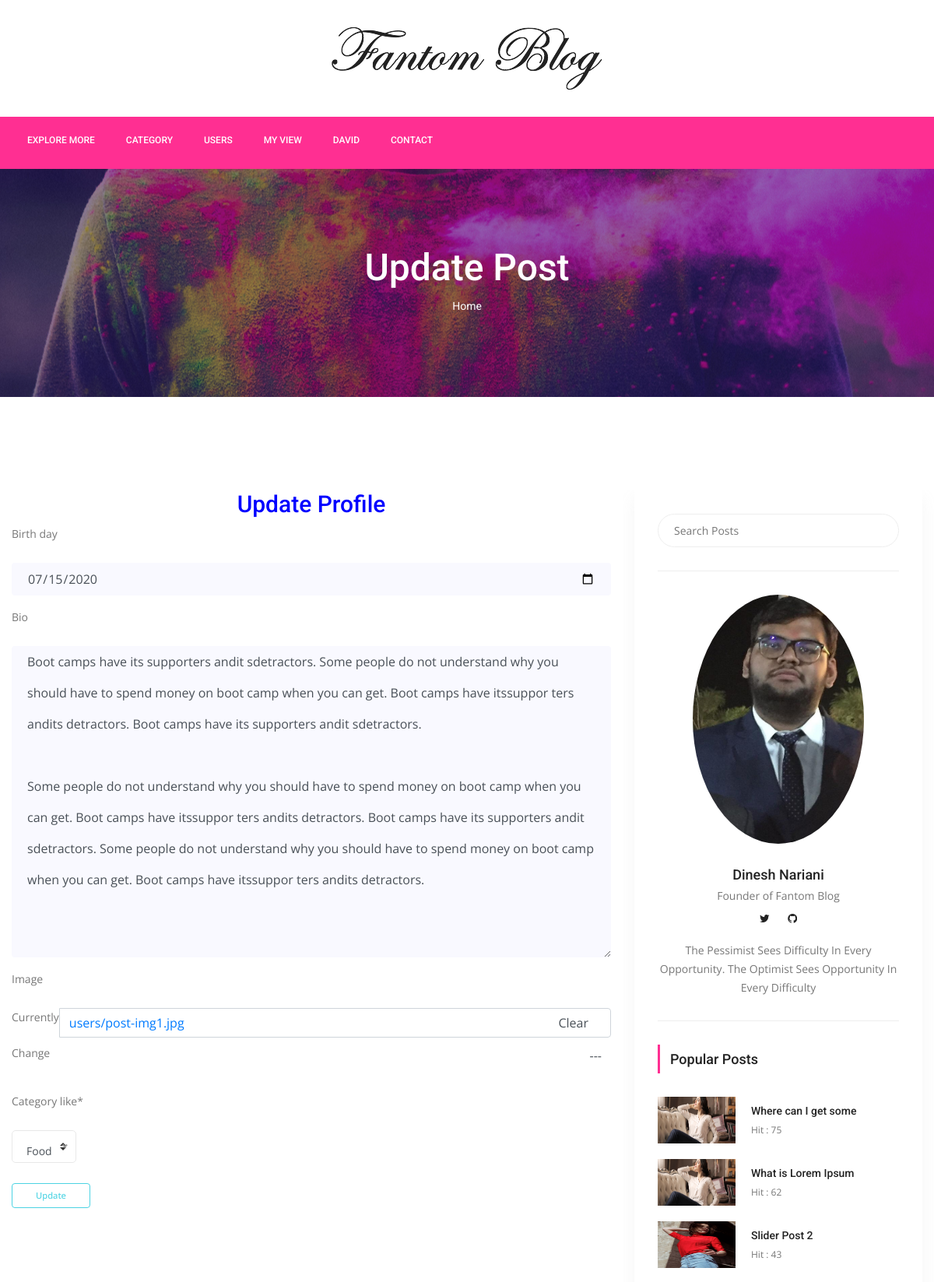
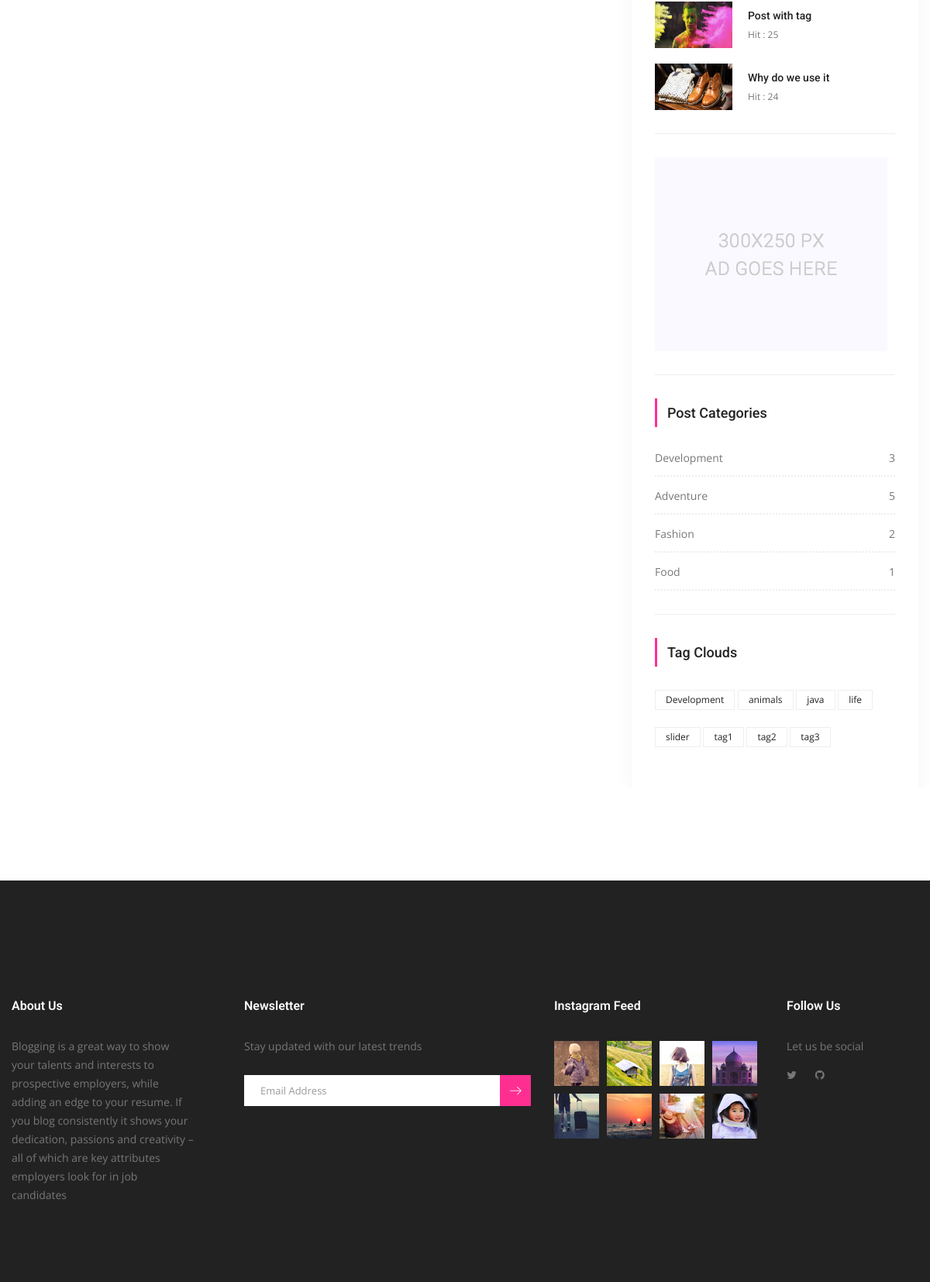
The page /users/update-profile/david/ (signed in) on the database its author committed (2 pictures, top to bottom).
### users/models.py (models this page shows, shortened)
class UserProfile(models.Model):
    user = models.OneToOneField(settings.AUTH_USER_MODEL, on_delete=models.CASCADE)
    birth_day = models.DateField(null=True, blank=True)
    bio = models.TextField(max_length=1000, blank=True)
    image = models.ImageField(blank=True, null=True, default='person-icon-blue-7560.png', upload_to='users')
    slug = models.SlugField(editable=False)
    category_like = models.ManyToManyField(Category, default="food")

### posts/models.py (models this page shows, shortened)
class Post(models.Model):
    title = models.CharField(max_length=150)
    content = models.TextField()
    publishing_date = models.DateTimeField(auto_now_add=True)
    image = models.ImageField(blank=True, null=True, upload_to='uploads/')
    user = models.ForeignKey(settings.AUTH_USER_MODEL, on_delete=models.CASCADE)
    slug = models.SlugField(default="slug", editable=False)
    category = models.ForeignKey(Category, on_delete=models.CASCADE, default=1, related_name="posts")
    tag = models.ManyToManyField(Tag, related_name="posts", blank=True)
    slider_post = models.BooleanField(default=False)
    hit = models.PositiveIntegerField(default=0)

class Category(models.Model):
    title = models.CharField(max_length=150)
    slug = models.SlugField(editable=False)
    def __str__(self):
        return self.title
    def post_count(self):
        return self.posts.all().count()

class Tag(models.Model):
    title = models.CharField(max_length=50)
    slug = models.SlugField(editable=False)
    def __str__(self):
        return self.title

### users/views.py (the view, shortened to what this page needs)
# urls.py: path('update-profile/<slug:slug>/',UserProfileUpdateView.as_view(),name="update_profile"),
@method_decorator(login_required(login_url='/users/login'), name="dispatch")
class UserProfileUpdateView(SuccessMessageMixin, UpdateView):
    model = UserProfile
    template_name = 'users/profile-update.html'
    form_class = UserProfileForm
    success_message = "Your Profile Has Been Updated!!!"
    def get(self, request, *args, **kwargs):
        self.object = self.get_object()
        if self.object.user != request.user:
            return HttpResponseRedirect('/')
        return super(UserProfileUpdateView, self).get(request, *args, **kwargs)

### users/forms.py
class UserProfileForm(forms.ModelForm):
    def __init__(self, *args, **kwargs):
        super(UserProfileForm, self).__init__(*args, **kwargs)
        self.helper = FormHelper()
        self.helper.form_method = 'post'
        self.helper.field_class = 'mt-10'
        self.helper.layout = Layout(
            Field("birth_day", css_class="single-input"),
            Field("bio", css_class="single-input"),
            Field("image", css_class="clearablefileinput form-control"),
            Field("category_like", css_class='checkbox-primary'),
        )
        self.helper.add_input(Submit('submit', 'Update', css_class="genric-btn success-border medium"))
    class Meta:
        model = UserProfile
        fields = ('birth_day', 'bio', 'image','category_like')
        widgets = {
            'birth_day': forms.DateInput(attrs={'type': 'date'}),
        }

### posts/templatetags/custom_tags.py (called while the page is built)
@register.simple_tag(name="categories")
def all_categories():
    return Category.objects.all()

@register.simple_tag(name="tags")
def all_tags():
    return Tag.objects.all()

@register.simple_tag(name="hit_posts")
def hit_posts():
    return Post.objects.order_by('-hit')[:5]

### templates/users/profile-update.html
{% extends 'base.html' %}
{% load static %}
{% load crispy_forms_tags %}
{% block content %}
        <section class="banner_area">
            <div class="banner_inner d-flex align-items-center">
            	<div class="overlay bg-parallax" data-stellar-ratio="0.9" data-stellar-vertical-offset="0" data-background=""></div>
				<div class="container">
					<div class="banner_content text-center">
						<h2>Update Post</h2>
						<div class="page_link">
							<a href="{% url 'posts:index' %}">Home</a>
						</div>
					</div>
				</div>
            </div>
        </section>
        <section class="blog_area p_120">
            <div class="container">
                <div class="row">
                    <div class="col-lg-8">
                        <h2 style="text-align:center;color:blue">Update Profile</h2>
                        <div class="blog_left_sidebar">
                            {% crispy form %}
                        </div>
                    </div>
                    {% include 'right_side.html' %}
                </div>
            </div>
        </section>
       {% endblock %}

### templates/base.html (shortened to what this page needs)
{% load static %}
{% load custom_tags %}
<!doctype html>
<html lang="en">
    <head>
        <link rel="stylesheet" href="{% static 'css/bootstrap.css' %}">
        <link rel="stylesheet" href="{% static 'vendors/linericon/style.css' %}">
        <link rel="stylesheet" href="{% static 'css/font-awesome.min.css' %}">
        <link rel="stylesheet" href="{% static 'vendors/owl-carousel/owl.carousel.min.css' %}">
        <link rel="stylesheet" href="{% static 'vendors/lightbox/simpleLightbox.css' %}'">
        <link rel="stylesheet" href="{% static 'vendors/nice-select/css/nice-select.css' %}">
        <link rel="stylesheet" href="{% static 'vendors/animate-css/animate.css' %}">
        <link rel="stylesheet" href="{% static 'vendors/jquery-ui/jquery-ui.css' %}">
        <link rel="stylesheet" href="{% static 'css/style.css' %}">
        <link rel="stylesheet" href="{% static 'css/responsive.css' %}">
    </head>
    <body>
        <header class="header_area">
            <div class="logo_part">
            	<div class="container">
            		<a class="logo" href="{% url 'posts:index' %}"><img src="{% static 'img/logo.png' %}" alt=""></a>
            	</div>
            </div>
			<div class="main_menu">
				<nav class="navbar navbar-expand-lg navbar-light">
					<div class="container">
						<div class="collapse navbar-collapse offset" id="navbarSupportedContent">
							<ul class="nav navbar-nav menu_nav">
                                {% if user.is_authenticated  %}
								<li class="nav-item"><a class="nav-link" href="{% url 'posts:index' %}">Explore More</a></li>
                                {% else %}
                                <li class="nav-item"><a class="nav-link" href="{% url 'posts:index' %}">Home</a></li>
                                {% endif %}
								<li class="nav-item submenu dropdown">
									<a href="#" class="nav-link dropdown-toggle" data-toggle="dropdown" role="button" aria-haspopup="true" aria-expanded="false">Category</a>
                                    {% categories as categories %}
								</li>
                                 <li class="nav-item"><a class="nav-link" href="{% url 'users:user_list' %}">Users</a></li>
								{% if user.is_authenticated %}
                                <li class="nav-item"><a class="nav-link" href="{% url 'posts:myview' %}">My View</a></li>
                                <li class="nav-item submenu dropdown">
									<a href="#" class="nav-link dropdown-toggle" data-toggle="dropdown" role="button" aria-haspopup="true" aria-expanded="false">{{ user.username }}</a>
								</li>
                                {% else %}
								<li class="nav-item"><a class="nav-link" href="{% url 'users:register' %}">Register</a></li>
								<li class="nav-item"><a class="nav-link" href="{% url 'users:login' %}">Login</a></li>
                                {% endif %}
                                <li class="nav-item"><a class="nav-link" href="{% url 'contact:contact' %}">Contact</a></li>
							</ul>
						</div>
					</div>
				</nav>
			</div>
        </header>
    {% block content %}
    {% endblock %}
        <footer class="footer-area">
            <div class="container">
                <div class="row">
                    <div class="col-lg-3  col-md-6 col-sm-6">
                        <div class="single-footer-widget">
                            <h6 class="footer_title">About Us</h6>
                            <p>Blogging is a great way to show your talents and interests to prospective employers, while adding an edge to your resume. If you blog consistently it shows your dedication, passions and creativity – all of which are key attributes employers look for in job candidates</p>
                        </div>
                    </div>
                    <div class="col-lg-4 col-md-6 col-sm-6">
                        <div class="single-footer-widget">
                            <h6 class="footer_title">Newsletter</h6>
                            <p>Stay updated with our latest trends</p>
                            <div id="mc_embed_signup">
                                <form target="_blank" action="https://spondonit.us12.list-manage.com/subscribe/post?u=1462626880ade1ac87bd9c93a&amp;id=92a4423d01" method="get" class="subscribe_form relative">
                                    <div class="input-group d-flex flex-row">
                                        <input name="EMAIL" placeholder="Email Address" onfocus="this.placeholder = ''" onblur="this.placeholder = 'Email Address '" required="" type="email">
                                        <button class="btn sub-btn"><span class="lnr lnr-arrow-right"></span></button>
                                    </div>
                                </form>
                            </div>
                        </div>
                    </div>
                    <div class="col-lg-3 col-md-6 col-sm-6">
                        <div class="single-footer-widget instafeed">
                            <h6 class="footer_title">Instagram Feed</h6>
                            <ul class="list instafeed d-flex flex-wrap">
                                <li><img src="{% static 'img/instagram/Image-01.jpg' %}" alt=""></li>
                                <li><img src="{% static 'img/instagram/Image-02.jpg' %}" alt=""></li>
                                <li><img src="{% static 'img/instagram/Image-03.jpg' %}" alt=""></li>
                                <li><img src="{% static 'img/instagram/Image-04.jpg' %}" alt=""></li>
                                <li><img src="{% static 'img/instagram/Image-05.jpg' %}" alt=""></li>
                                <li><img src="{% static 'img/instagram/Image-06.jpg' %}" alt=""></li>
                                <li><img src="{% static 'img/instagram/Image-07.jpg' %}" alt=""></li>
                                <li><img src="{% static 'img/instagram/Image-08.jpg' %}" alt=""></li>
                            </ul>
                        </div>
                    </div>
                    <div class="col-lg-2 col-md-6 col-sm-6">
                        <div class="single-footer-widget f_social_wd">
                            <h6 class="footer_title">Follow Us</h6>
                            <p>Let us be social</p>
                            <div class="f_social">
                                <a href="https://twitter.com/DineshNariani"><i class="fa fa-twitter"></i></a>
                                <a href="https://github.com/dineshssdn-867"><i class="fa fa-github"></i></a>
                            </div>
                        </div>
                    </div>
                </div>
            </div>
        </footer>
    </body>
</html>

### templates/right_side.html (shortened to what this page needs)
{% load static %}
{% load custom_tags %}
<div class="col-lg-4">
                        <div class="blog_right_sidebar">
                            <aside class="single_sidebar_widget search_widget">
                                <form action="{% url 'posts:search' %}" method="get">
                                <div class="input-group">
                                    <input type="text" class="form-control" placeholder="Search Posts" name="q">
                                </div></form>
                                <div class="br"></div>
                            </aside>
                            <aside class="single_sidebar_widget author_widget">
                                <img class="author_img rounded-circle" width="220" height="320" src="{% static 'img/WhatsApp Image 2021-04-02 at 3.04.59 PM.jpeg' %}" alt="">
                                <h4>Dinesh Nariani</h4>
                                <p>Founder of Fantom Blog</p>
                                <div class="social_icon">
                                    <a href="https://twitter.com/DineshNariani"><i class="fa fa-twitter"></i></a>
                                    <a href="https://github.com/dineshssdn-867"><i class="fa fa-github"></i></a>
                                </div>
                                <p>The Pessimist Sees Difficulty In Every Opportunity. The Optimist Sees Opportunity In Every Difficulty</p>
                                <div class="br"></div>
                            </aside>
                            <aside class="single_sidebar_widget popular_post_widget">
                                <h3 class="widget_title">Popular Posts</h3>
                                {% hit_posts as posts %}
                                {% for post in posts %}
                                <div class="media post_item">
                                    <img src="{{ post.image.url }}" alt="post" style="width:100px;height:60px">
                                    <div class="media-body">
                                        <a href="{% url 'posts:detail' post.pk post.slug %}"><h3>{{ post.title }}</h3></a>
                                        <p>Hit : {{ post.hit }}</p>
                                    </div>
                                </div>
                                {% endfor %}
                                <div class="br"></div>
                            </aside>
                            <aside class="single_sidebar_widget">
                                <a href="#"><img class="img-fluid" src="{% static 'img/blog/add.jpg' %}" alt=""></a>
                                <div class="br"></div>
                            </aside>
                            <aside class="single_sidebar_widget post_category_widget">
                                <h4 class="widget_title">Post Categories</h4>
                                <ul class="list cat-list">
                                    {% categories as categories %}
                                    {% for category in categories %}
                                    <li>
                                        <a href="{% url 'posts:category_detail' pk=category.id slug=category.slug %}" class="d-flex justify-content-between">
                                            <p>{{ category.title }}</p>
                                            <p>{{ category.post_count }}</p>
                                        </a>
                                    </li>
                                    {% endfor %}
                                </ul>
                                <div class="br"></div>
                            </aside>
                            <aside class="single-sidebar-widget tag_cloud_widget">
                                <h4 class="widget_title">Tag Clouds</h4>
                                <ul class="list">
                                    {% tags as labels %}
                                    {% for label in labels %}
                                    <li><a href="{% url 'posts:tag_detail' label.slug %}">{{ label }}</a></li>
                                    {% endfor %}
                                </ul>
                            </aside>
                        </div>
                    </div>

### rows shown on the page
UserProfile: birth_day "07/15/2020", bio "Boot camps have its supporters andit sdetractors. Some people do not understand why you should have to spend money on boot camp when you can get. Boot camps have itssuppor ters andits detractors. Boot camps have its supporters andit sdetractors. Some people do not understand why you should have to spend money on boot camp when you can get. Boot camps have itssuppor ters andits detractors. Boot camps have its supporters andit sdetractors. Some people do not understand why you should have to spend money on boot camp when you can get. Boot camps have itssuppor ters andits detractors."
Post: image (picture), title "Where can I get some", hit "75"
Post: image (picture), title "What is Lorem Ipsum", hit "62"
Post: image (picture), title "Slider Post 2", hit "43"
Post: image (picture), title "Post with tag", hit "25"
Post: image (picture), title "Why do we use it", hit "24"
Category: title "Development", post_count "3"
Category: title "Adventure", post_count "5"
Category: title "Fashion", post_count "2"
Category: title "Food", post_count "1"
Tag: title "Development"
Tag: title "animals"
Tag: title "java"
Tag: title "life"
Tag: title "slider"
Tag: title "tag1"
Tag: title "tag2"
Tag: title "tag3"

### other values the page prints
{{ user.username }} "DAVID"
